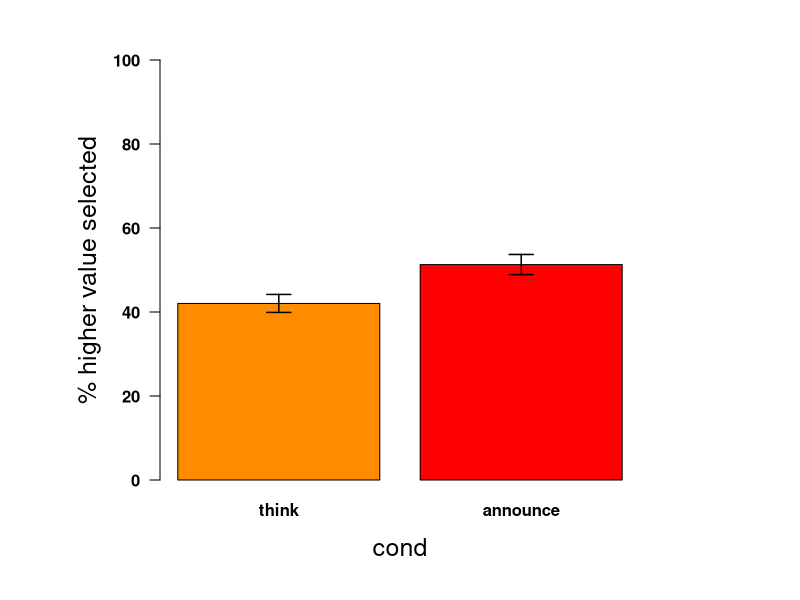

Write R code to recreate this figure.
library(lme4)
library(Hmisc)

dat <- data.frame(read.delim("data/03_main_forced_choice/data_raw.txt"))
dat <- subset(dat, answer!="NULL")
dat <- subset(dat, otherLang=="no")

# check sanity-check items
subset(dat, itemName=="correct1")
# suspicious answers from output_ids:  #16 and #18 and #30 and #74
subset(dat, itemName=="correct2")
# also suspicious:  #39 and #43 and #81
subset(dat, itemName=="correct3")
# also suspicious:  #30 and #43 and #51 and #74 and #92
subset(dat, itemName=="correct4")
# also suspicious:  #92 and #105

# remove people who didn't get all catch trials right
dat <- subset(dat, output_id!=16 & output_id!=18 & output_id!=30 & output_id!=39 & output_id!=43 & output_id!=51 & output_id!=74 & output_id!=81 & output_id!=92 & output_id!=105)
dat$output_id <- dat$output_id[,drop=T]

# remove people who didn't do all items
tapply(dat$output_id, list(dat$output_id), length)
dat <- subset(dat, output_id!=1 & output_id!=2 & output_id!=14 &
			output_id!=22 & output_id!=23 & output_id!=58)
dat$output_id <- dat$output_id[,drop=T]
tapply(dat$output_id, list(dat$output_id, dat$otherLang), length)

# how many participants
dat$output_id <- factor(dat$output_id)
length(levels(dat$output_id))

# what do their answers look like
tapply(dat$answer, list(dat$answer), length)
dat$answer <- dat$answer[,drop=T]
dat$isHigh <- ifelse(dat$answer=="high", 1, 0)

# look at target answers
dat <- subset(dat, expt=="inf")
dat$cond <- dat$cond[,drop=T]
dat$itemName <- dat$itemName[,drop=T]


# means overall and by-item
tapply(dat$isHigh, list(dat$cond), mean)
tapply(dat$isHigh, list(dat$itemName, dat$cond), mean)
length(levels(factor(dat$output_id)))

# LMER
m_saturated <- glmer(isHigh  ~ cond + (1 + cond | output_id) + (1+cond| itemName), 
                     family="binomial", 
                     data=dat, 
                     control = glmerControl(optimizer="bobyqa", 
                                            optCtrl = list(maxfun = 1e6)))
# m1 drops by-subject slope
m1 <- glmer(isHigh  ~ cond + (1 | output_id) + (1 + cond| itemName), 
           family="binomial", 
           data=dat, 
           control = glmerControl(optimizer="bobyqa", 
                                  optCtrl = list(maxfun = 1e6)))
# m2 drops by-item slope
m2 <- glmer(isHigh  ~ cond + (1 + cond | output_id) + (1 | itemName), 
           family="binomial", 
           data=dat, 
           control = glmerControl(optimizer="bobyqa", 
                                  optCtrl = list(maxfun = 1e6)))
# m3 drops random slopes altogether (intercept-only model)
m3 <- glmer(isHigh  ~ cond + (1 | output_id) + (1 | itemName), 
            family="binomial", 
            data=dat, 
            control = glmerControl(optimizer="bobyqa", 
                                   optCtrl = list(maxfun = 1e6)))
# m4 drops by-item intercept
m4 <- glmer(isHigh  ~ cond + (1 | output_id) , 
            family="binomial", 
            data=dat, 
            control = glmerControl(optimizer="bobyqa", 
                                   optCtrl = list(maxfun = 1e6)))
# m5 drops by-subject intercept
m5 <- glmer(isHigh  ~ cond + (1 | itemName) , 
            family="binomial", 
            data=dat, 
            control = glmerControl(optimizer="bobyqa", 
                                   optCtrl = list(maxfun = 1e6)))

# comparing nested models that remove random slopes
anova(m_saturated, m1, m3)
anova(m_saturated, m2, m3)
# so far, the best model is the intercept-only model

# comparing nested models that remove random slopes
anova(m3, m4)
anova(m3, m5)
# it seems the random intercepts are both necessary
# ==> 'best' model seems to be m3

summary(m3)

tapply(dat$isHigh, list(dat$cond), mean)

# overall graph
dat$cond <- factor(dat$cond, levels=c("think", "announce"))
dat.subj <- 100*tapply(dat$isHigh, list(dat$cond, dat$output_id), mean)
mean.subj <- apply(dat.subj, 1, mean, na.rm=T)
print(mean.subj)
# calculate the standard deviation
sd.subj <- apply(dat.subj, 1, sd, na.rm=T)
# calculate the lengths (number subjects)
ns.subj <- apply(dat.subj, 1, length)
# calculate the standard errors
ses <- sd.subj/sqrt(ns.subj)

par(mar = c(4, 6, 1, 6) + 2)
xs <- barplot(mean.subj, beside=T,  ylab=c("% higher value selected"),ylim=c(0,100), cex.lab=1.5, xlab=c("cond"),  font=2, font.sub=3, las=1, legend=F, col=c("darkorange", "red"))
par(xpd = TRUE)
# plot the error bars
errbar(xs, mean.subj, mean.subj+ses, mean.subj-ses, add=T, lwd=1.5, pch=26, cap=.05)
